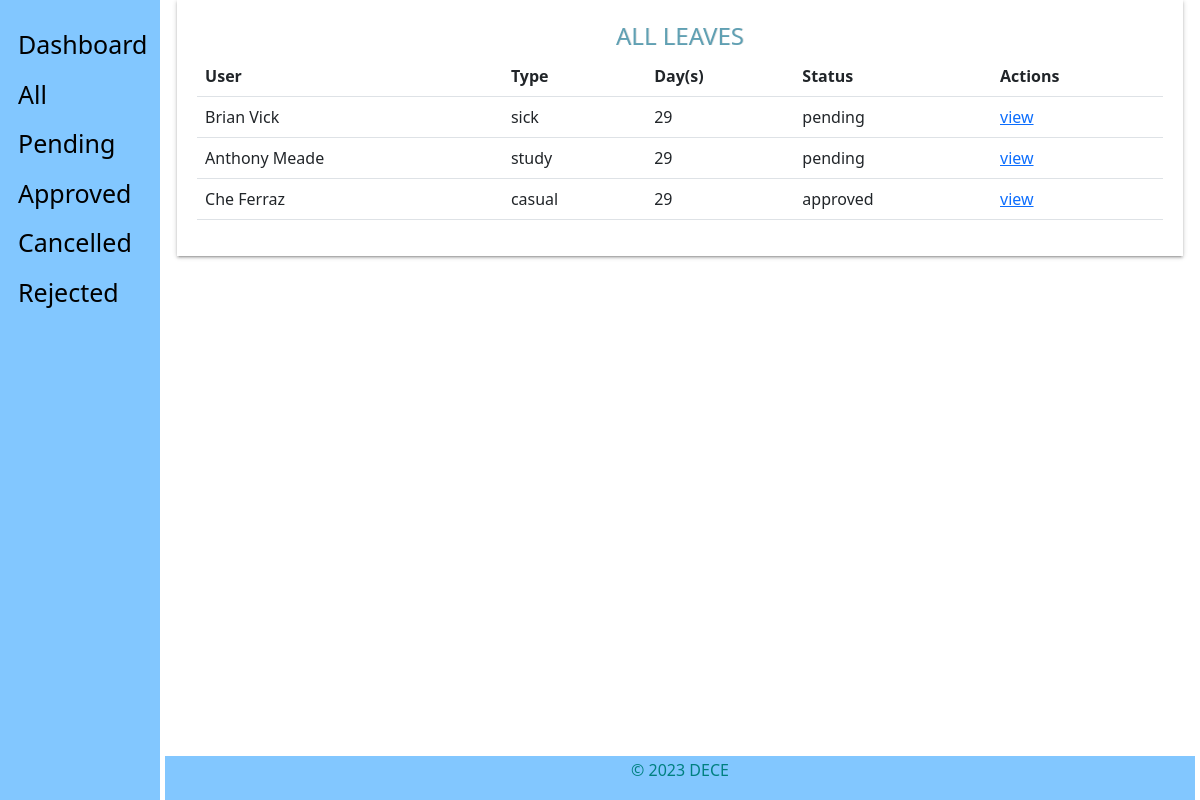
Page /admin_view/leaves/all/ (signed in) on the earlier database version.
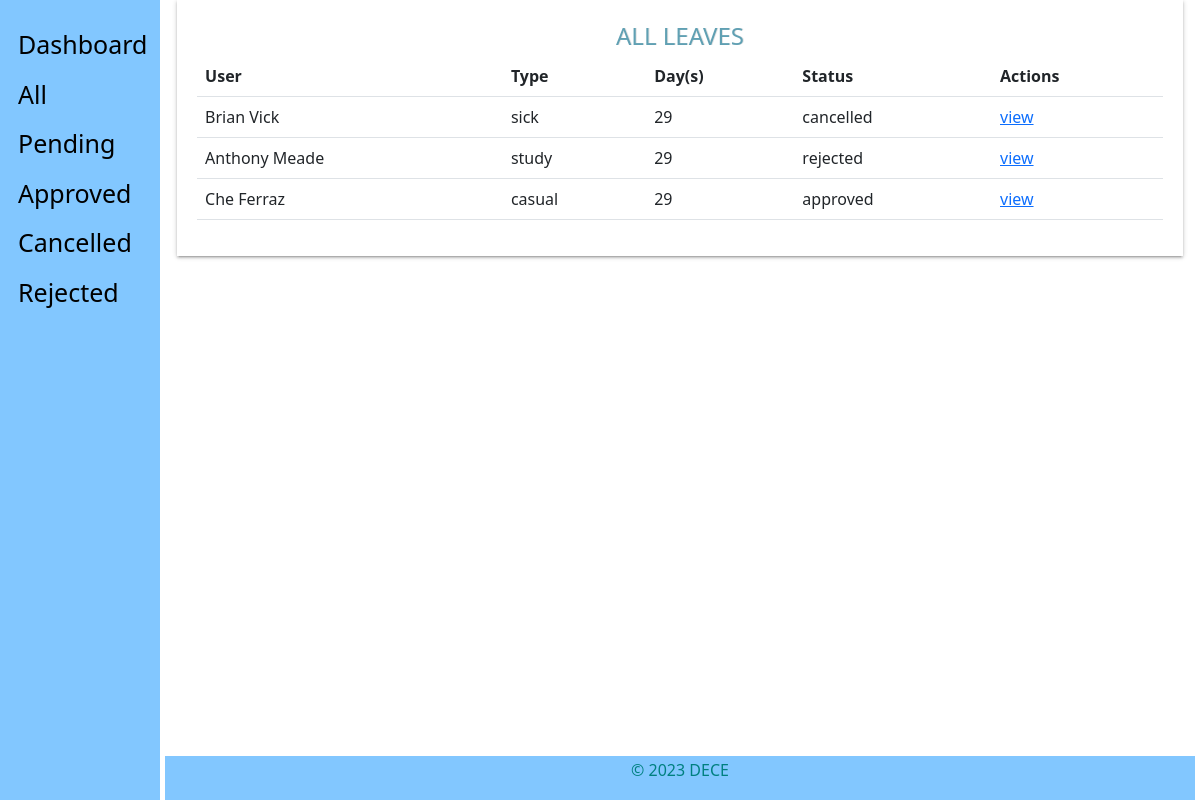
Same page on the later database version.
### staff_app/models.py (models this page shows, shortened)
class Leave(models.Model):
    SICK = 'sick'
    CASUAL = 'casual'
    EMERGENCY = 'emergency'
    STUDY = 'study'
    LEAVE_TYPE = (
        (SICK, 'Sick Leave'),
        (CASUAL, 'Casual Leave'),
        (EMERGENCY, 'Emergency Leave'),
        (STUDY, 'Study Leave'),
    )
    DAYS = 30
    user = models.ForeignKey(CustomUser, on_delete=models.CASCADE, default=1)
    startdate = models.DateField(verbose_name=_(
        'Start Date'), help_text='leave start date is on ..', null=True, blank=False)
    enddate = models.DateField(verbose_name=_(
        'End Date'), help_text='coming back on ...', null=True, blank=False)
    leavetype = models.CharField(
        choices=LEAVE_TYPE, max_length=25, default=SICK, null=True, blank=False)
    reason = models.CharField(verbose_name=_('Reason for Leave'), max_length=255,
                              help_text='add additional information for leave', null=True, blank=True)
    defaultdays = models.PositiveIntegerField(verbose_name=_(
        'Leave days per year counter'), default=DAYS, null=True, blank=True)
    status = models.CharField(max_length=12, default='pending')
    is_approved = models.BooleanField(default=False)  # hide
    updated = models.DateTimeField(auto_now=True, auto_now_add=False)
    created = models.DateTimeField(auto_now=False, auto_now_add=True)
    objects = LeaveManager()
    class Meta:
        verbose_name = _('Leave')
        verbose_name_plural = _('Leaves')
        ordering = ['-created']  # recent objects
    @ property
    def leave_days(self):
        days_count = ''
        startdate = self.startdate
        enddate = self.enddate
        if startdate > enddate:
            return
        dates = (enddate - startdate)
        return dates.days
    @ property
    def get_full_name(self):
        user = self.user
        firstname = self.user.first_name
        lastname = self.user.last_name
        fullname = firstname+' '+lastname
        return fullname

### hris_app/models.py (models this page shows)
class CustomUser (AbstractUser):
    ADMINISTRATOR = '1'
    STAFF = '2'
    EMAIL_TO_USER_TYPE_MAP = {
        'administrator': ADMINISTRATOR,
        'staff': STAFF
    }
    user_type_data = ((ADMINISTRATOR, "Administrator"), (STAFF, "Staff"))
    user_type = models.CharField(
        default=1,
        choices=user_type_data,
        max_length=20
    )

### admin_app/views.py (the view)
# urls.py: path('leaves/all/', views.leaves_list, name="leaves"),
def leaves_list(request):
    if not (request.user.is_authenticated and request.user.is_superuser):
        return redirect('hris:home')
    leaves = Leave.objects.all()
    context = {
        'leave_list': leaves,
        'title': 'ALL LEAVES'
    }
    return render(request, "admin/leaves_view.html", context)

### admin_app/managers.py (called while the page is built)
    def get_queryset(self):
        return super().get_queryset()

### templates/admin/leaves_view.html (shortened to what this page needs)
{% extends 'base_leave.html' %}
{% load static %}
{% block content %}
        <section class="content">
            <section class="container-fluid">
                	<div class="table-responsive table-shadow">
                		<div class="text-center table-description">
                			<h4 class="title-h3" style="color: #60a0b3 !important;
    						text-shadow: 1px 0px rgba(0,0,0,0.11)">{{title}}</h4>
                		</div>
                		<table class="table">
							  <thead>
							    <tr>
							      <th scope="col">User</th>
							      <th scope="col">Type</th>
							      <th scope="col">Day(s)</th>
							      <th scope="col">Status</th>
							      <th scope="col">Actions</th>
							    </tr>
							  </thead>
							  <tbody>
							  	{% for leave in leave_list %}
							    <tr>
							      <td>{{ leave.get_full_name }}</td>
							      <td>{{ leave.leavetype}}</td>
							      <td>{{ leave.leave_days }}</td>
							      <td>{{ leave.status }}</td>
							      <td>
							      	<a href="{% url 'admin_app:leave-employee' leave.id %}">
							      	    <span>view</span>
							      	</a>
							      </td>
							    </tr>
							    {% endfor %}
							  </tbody>
						</table>
					</div>
            </section>
        </section>
 {% endblock %}

Differences in the rows shown:
changed Leave "sick": status "pending" → "cancelled"
changed Leave "study": status "pending" → "rejected"
